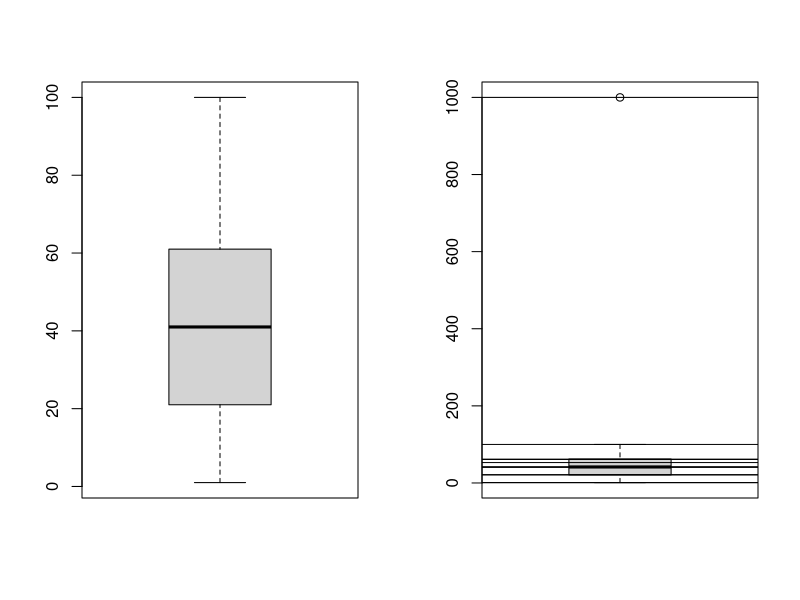
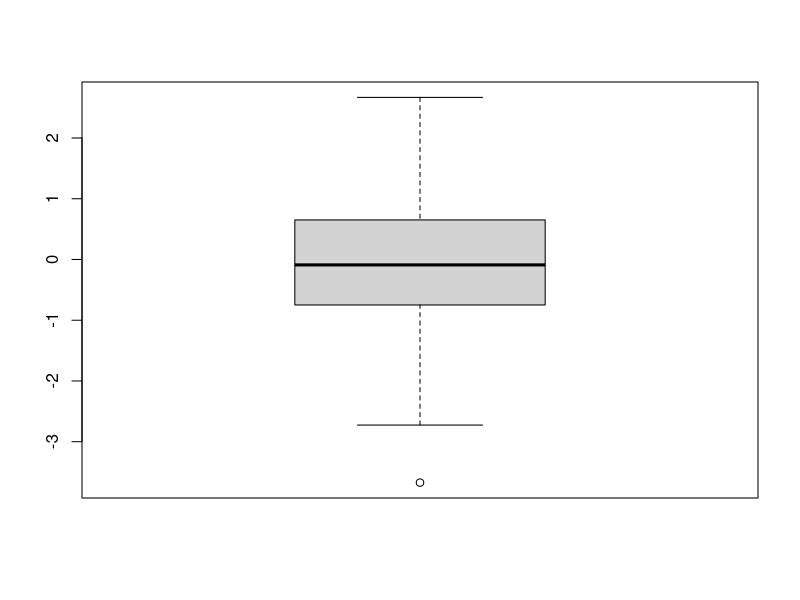

The R source for these figures, in order:
#outlier analysis
#outlier not predicted well in fitted regression model

marks= c(1:80, 100, 1000)
marks2= c(1:80, 100)
marks
par(mfrow= c(1,2))  #to plot multiple graphs in one window


mean(marks); mean(marks2)
median(marks); median(marks2)
boxplot(marks2)
boxplot(marks)
summary(marks); summary(marks2)
abline(h=c(1,21,41,41.23,61,100))
abline(h=c(1,21.5,41.5,52.93,61.75,1000))

#identifying outliers
par(mfrow= c(1,1))
set.seed(450)
y= rnorm(500)
boxplot(y)
identify(rep(1, length(y)), y, labels= seq_along(y)) #identify outliers
y[80]
